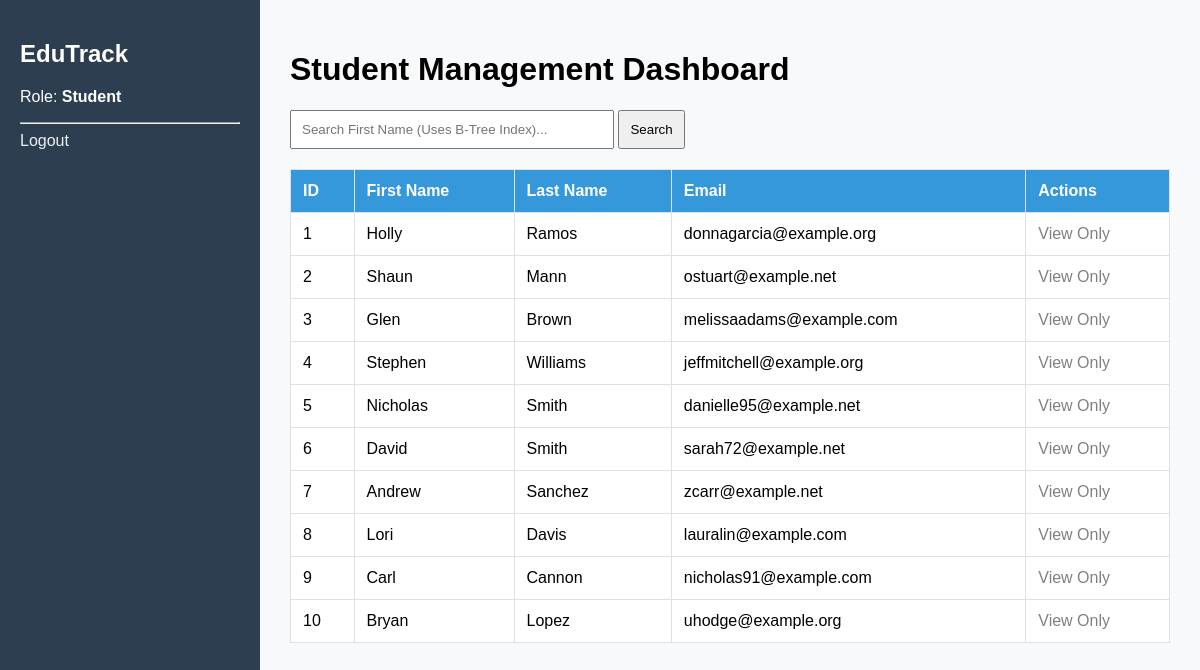
Screenshot of /Final_Project_System/frontend/dashboard.php with the database file from the repository.
### tables this page shows
CREATE TABLE `students` (
  `student_id` int NOT NULL AUTO_INCREMENT,
  `first_name` varchar(50) NOT NULL,
  `last_name` varchar(50) NOT NULL,
  `email` varchar(100) NOT NULL,
  `date_of_birth` date NOT NULL,
  `enrollment_date` date DEFAULT (curdate()),
  PRIMARY KEY (`student_id`),
  UNIQUE KEY `email` (`email`)
);

### Final_Project_System/frontend/dashboard.php (the view, shortened to what this page needs)
<?php
include('db.php');
$role = isset($_POST['role']) ? $_POST['role'] : (isset($_GET['role']) ? $_GET['role'] : 'Student');
?>
<!DOCTYPE html>
<html>
<head>
</head>
<body>
    <div class="sidebar">
        <h2>EduTrack</h2>
        <p>Role: <strong><?php echo $role; ?></strong></p>
        <hr>
        <a href="index.php" style="color: #ecf0f1; text-decoration:none;">Logout</a>
    </div>
    <div class="main">
        <h1>Student Management Dashboard</h1>
        <form method="GET" style="margin-top:20px;">
            <input type="text" name="search" placeholder="Search First Name (Uses B-Tree Index)..." style="padding:10px; width:300px;" value="<?php echo isset($_GET['search']) ? $_GET['search'] : ''; ?>">
            <button type="submit" style="padding:10px;">Search</button>
        </form>
        <table>
            <tr>
                <th>ID</th><th>First Name</th><th>Last Name</th><th>Email</th><th>Actions</th>
            </tr>
            <?php
            $search = isset($_GET['search']) ? $conn->real_escape_string($_GET['search']) : '';
            $sql = "SELECT * FROM Students WHERE first_name LIKE '$search%' LIMIT 10";
            $result = $conn->query($sql);
            while($row = $result->fetch_assoc()) {
                echo "<tr>
                    <td>{$row['student_id']}</td>
                    <td>{$row['first_name']}</td>
                    <td>{$row['last_name']}</td>
                    <td>{$row['email']}</td>
                    <td>";
                if($role == 'Admin') {
                    echo "<a href='update_student.php?id={$row['student_id']}&role=Admin' style='color:blue;'>Edit Grade</a> |
                          <a href='delete_student.php?id={$row['student_id']}&role=Admin' style='color:red;'>Delete</a>";
                } else {
                    echo "<span style='color:gray;'>View Only</span>";
                }
                echo "</td></tr>";
            }
            ?>
        </table>
    </div>
</body>
</html>

### Final_Project_System/frontend/dashboard.php (style rules this page uses)
body { font-family: Arial, sans-serif; margin: 0; display: flex; background: #f8f9fa; }
.sidebar { width: 220px; background: #2c3e50; color: white; height: 100vh; padding: 20px; position: fixed; }
.main { margin-left: 260px; padding: 30px; width: 100%; }
table { width: 100%; border-collapse: collapse; background: white; margin-top: 20px; }
th, td { padding: 12px; border: 1px solid #dee2e6; text-align: left; }
th { background: #3498db; color: white; }

### rows the page displays
students: student_id "1", first_name "Holly", last_name "Ramos", email "donnagarcia@example.org"
students: student_id "2", first_name "Shaun", last_name "Mann", email "ostuart@example.net"
students: student_id "3", first_name "Glen", last_name "Brown", email "melissaadams@example.com"
students: student_id "4", first_name "Stephen", last_name "Williams", email "jeffmitchell@example.org"
students: student_id "5", first_name "Nicholas", last_name "Smith", email "danielle95@example.net"
students: student_id "6", first_name "David", last_name "Smith", email "sarah72@example.net"
students: student_id "7", first_name "Andrew", last_name "Sanchez", email "zcarr@example.net"
students: student_id "8", first_name "Lori", last_name "Davis", email "lauralin@example.com"
students: student_id "9", first_name "Carl", last_name "Cannon", email "nicholas91@example.com"
students: student_id "10", first_name "Bryan", last_name "Lopez", email "uhodge@example.org"

### other values shown
$role "Student"
